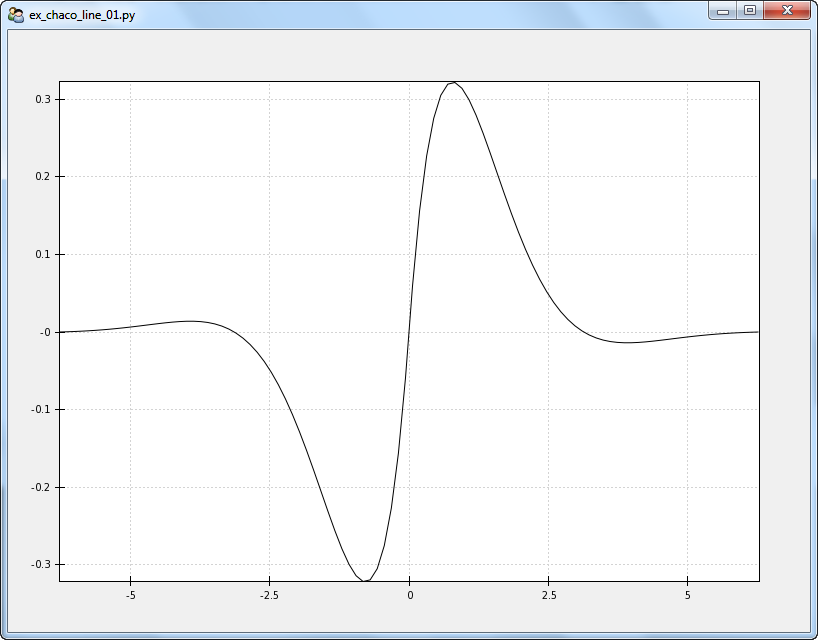

This figure's Python source:
## ex_chaco_line_01.py

# standard imports
import os, inspect
import numpy as np

# Enthought imports
from enable.api import Component, ComponentEditor
from traits.api import HasTraits
from traitsui.api import Item, Group, View
from chaco.api import Plot, ArrayPlotData

# defines
windowSize = (800,600)

# window title is file name
windowTitle = os.path.split(__file__)[1]

class TraitedPlot( HasTraits ):

  # generate interesting data
  numPoints = 100
  extent = 2.0 * np.pi
  phaseA = np.linspace( -extent,extent,numPoints )
  amplitudeA = np.sin( phaseA ) * np.exp(-abs( phaseA ))

  # map arrays to plot names. TADP suffix => Traits ArrayPlotData
  myTADP = ArrayPlotData()
  myTADP.set_data( 'X',phaseA )
  myTADP.set_data( 'Y',amplitudeA )

  # generate the plot. TP suffix => Traits Plot
  myTP = Plot( myTADP )
  myTP.plot(
      ("X", "Y"),
      type = 'line',
  )

  # generate the view
  traits_view = View(
      Group(
          Item(
              'myTP',
              editor = ComponentEditor(size = windowSize),
              show_label = False,
          ),
          orientation = "vertical",
      ),
      resizable = True,
      title = windowTitle,
  )

if __name__ == "__main__":

  # generate and display the plot
  tp = TraitedPlot()
  tp.configure_traits()

  # after we close the plot, all the attributes of the plot will be set (see
  # Lazy Initialization). Introspect into the tp object

  # generate a list of the public attributes in the Traits Plot objext
  myPublics = [thisItem for thisItem in inspect.getmembers(tp.myTP) if thisItem[0][0] != '_']
  print( myPublics )

  # use the print_traits() method to show a subset of the plot attributes
  tp.myTP.print_traits()
